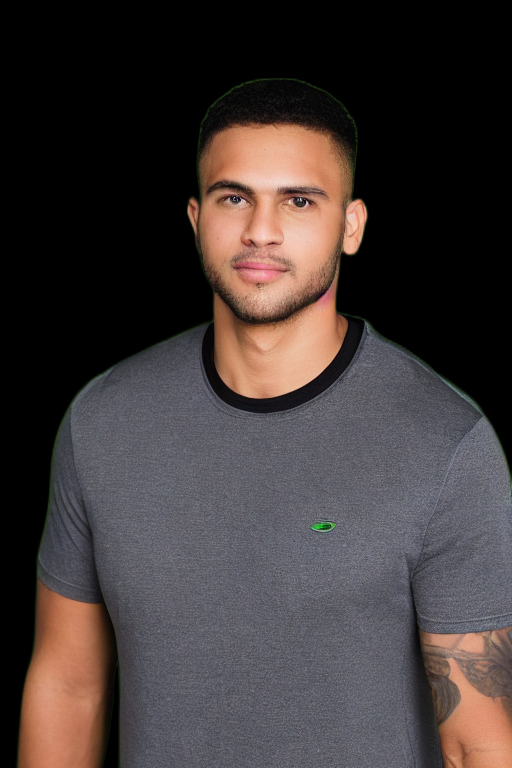
#> input picture src/engine/scenarios/cache/people/person_00.png, 512 x 768 px
$ python -i analyze_combat_screenshots.py   (imports and definitions only)
#> lines starting #> are read from the running program, lines starting #| are printed output that depends on the picture; after the words box and inside, x2 and y2 are one past the last pixel; in counts of white or black regions, pixels touching at a corner belong together
#!/usr/bin/env python3
# Created by Matthew Valancy
# Copyright 2026 Valpatel Software LLC
# Licensed under AGPL-3.0 — see LICENSE for details.
"""Analyze combat test screenshots with multi-model LLM pipeline.

Uses a three-stage pipeline:
1. llava:7b (vision) -- quick description of what's in the screenshot
2. qwen3-vl:8b (vision) -- direct tactical analysis of the image
3. qwen3.5:27b (text) -- deep synthesis from both vision descriptions

Parallelizes across the OllamaFleet (localhost + remote hosts).

Usage:
    python3 scripts/analyze_combat_screenshots.py <screenshot_dir> [options]

Options:
    --model TEXT          Deep analysis model (default: qwen3.5:27b)
    --vision-model TEXT   Vision description model (default: llava:7b)
    --direct-vision TEXT  Direct vision analysis model (default: qwen3-vl:8b)
    --output TEXT         Output directory (default: <screenshot_dir>/analysis/)
    --report              Generate HTML report
    --json                Output JSON analysis
"""

from __future__ import annotations

import argparse
import json
import sys
import time
from concurrent.futures import ThreadPoolExecutor, as_completed
from pathlib import Path

# Add project root to path
sys.path.insert(0, str(Path(__file__).parent.parent))

from tests.lib.ollama_fleet import OllamaFleet

LLAVA_PROMPT = (
    "Describe this tactical satellite map screenshot in detail. "
    "List all visible military units, their colors, positions relative "
    "to buildings and streets, and any combat indicators."
)

QWEN3VL_PROMPT = (
    "Analyze this military tactical display. Rate the defensive positioning "
    "of green friendly units around buildings on a 1-10 scale. Identify gaps "
    "in coverage and approach routes for hostiles."
)

DEEP_PROMPT_TEMPLATE = (
    "Given this tactical situation description from a satellite map:\n\n"
    "{llava_description}\n\n"
    "And this visual analysis:\n\n"
    "{qwen3vl_analysis}\n\n"
    "Provide a comprehensive tactical assessment. Include:\n"
    "1. An overall tactical rating (1-10 scale)\n"
    "2. Coverage assessment of defensive positions\n"
    "3. Identified gaps in the defensive perimeter\n"
    "4. Approach vulnerability analysis (where hostiles could exploit)\n"
    "5. Specific tactical recommendations for improvement\n"
    "6. A brief overall summary\n\n"
    "Format your response as structured analysis with clear headings."
)

IMAGE_EXTENSIONS = {".png", ".jpg", ".jpeg", ".webp"}


# [23 lines left out: functions find_screenshots, _resize_for_vision, not called in this run]


def opencv_analyze(image_path: Path) -> dict:
    """Primary analysis layer: deterministic OpenCV metrics."""
    import cv2
    import numpy as np
    img = cv2.imread(str(image_path))
#> img is the input picture: shape (768, 512, 3); mean B, G, R 55.8, 56.5, 65
    if img is None:
        return {"error": "cannot read image"}

    h, w = img.shape[:2]
#> h = 768; w = 512

    # Green (friendly) detection: #05ffa1 in BGR = (161, 255, 5)
    green_bgr = np.array([161, 255, 5])
    green_lo = np.clip(green_bgr.astype(int) - 50, 0, 255).astype(np.uint8)
    green_hi = np.clip(green_bgr.astype(int) + 50, 0, 255).astype(np.uint8)
    green_mask = cv2.inRange(img, green_lo, green_hi)
#> green_mask: shape (768, 512); every value is 0
    green_contours, _ = cv2.findContours(green_mask, cv2.RETR_EXTERNAL, cv2.CHAIN_APPROX_SIMPLE)
#> green_contours = []
    green_blobs = [c for c in green_contours if cv2.contourArea(c) >= 15]
#> green_blobs = []

    # Red (hostile) detection: #ff2a6d in BGR = (109, 42, 255)
    red_bgr = np.array([109, 42, 255])
    red_lo = np.clip(red_bgr.astype(int) - 60, 0, 255).astype(np.uint8)
    red_hi = np.clip(red_bgr.astype(int) + 60, 0, 255).astype(np.uint8)
    red_mask = cv2.inRange(img, red_lo, red_hi)
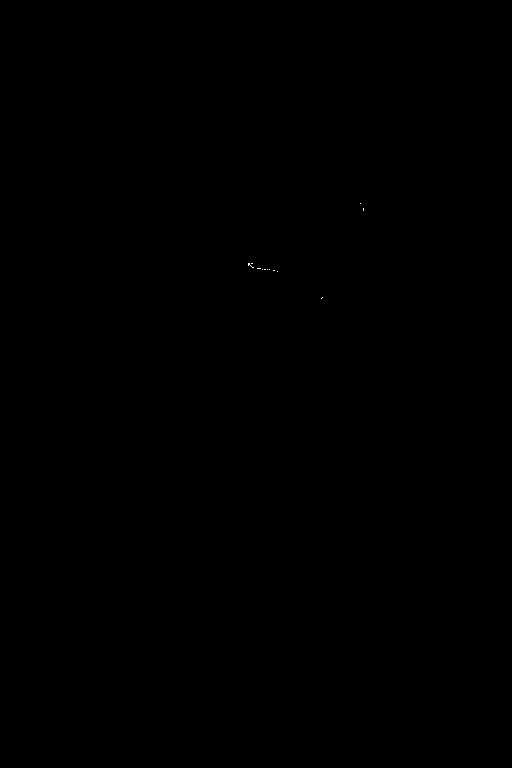
#> red_mask: shape (768, 512); 0.01% white in thin lines or dots, all inside (x1, y1, x2, y2) = (248, 203, 364, 299)
    red_contours, _ = cv2.findContours(red_mask, cv2.RETR_EXTERNAL, cv2.CHAIN_APPROX_SIMPLE)
#> red_contours = 12 contours, all with area under 20
    red_blobs = [c for c in red_contours if cv2.contourArea(c) >= 10]
#> red_blobs = []

    # Spatial spread of green blobs
    green_centers = []
    for c in green_blobs:
        M = cv2.moments(c)
        if M["m00"] > 0:
            green_centers.append((int(M["m10"] / M["m00"]), int(M["m01"] / M["m00"])))
#> this loop made 0 passes
#> after the loop, green_centers = []
    spread = 0
    if len(green_centers) >= 2:
        xs = [p[0] for p in green_centers]
        ys = [p[1] for p in green_centers]
        spread = max(max(xs) - min(xs), max(ys) - min(ys))

    # Map content (non-black pixels in center 50%)
    cx, cy = w // 4, h // 4
#> cx = 128; cy = 192
    center = img[cy:cy + h // 2, cx:cx + w // 2]
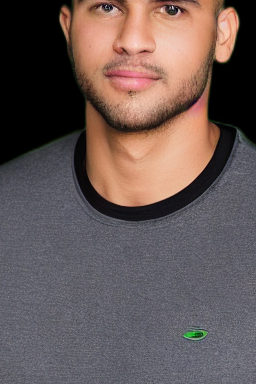
#> center: shape (384, 256, 3); mean B, G, R 85.9, 88.3, 103.5
    gray = cv2.cvtColor(center, cv2.COLOR_BGR2GRAY)
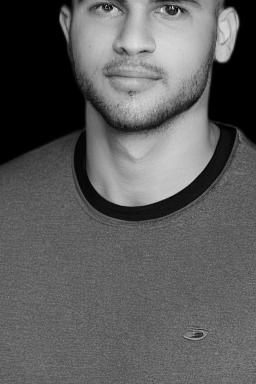
#> gray: shape (384, 256); min 0, max 227, mean 92.6
    content_pct = round(np.count_nonzero(gray > 15) / gray.size * 100, 1)
#> content_pct = 83.3

    return {
        "friendly_count": len(green_blobs),
        "hostile_count": len(red_blobs),
        "friendly_spread_px": spread,
        "map_content_pct": content_pct,
        "image_size": f"{w}x{h}",
        "green_centers": green_centers[:20],
    }


# [435 lines left out: functions run_vision_pass, run_deep_analysis, parse_tactical_rating, parse_deep_analysis, analyze_image, generate_html_report and 1 more, not called in this run]


# [2 lines not run here, left out]

>>> result = opencv_analyze('../src/engine/scenarios/cache/people/person_00.png')
#> result = {'friendly_count': 0, 'hostile_count': 0, 'friendly_spread_px': 0, 'map_content_pct': 83.3, 'image_size': '512x768', 'green_centers': []}

$ run again, on src/engine/scenarios/cache/people/person_02.png
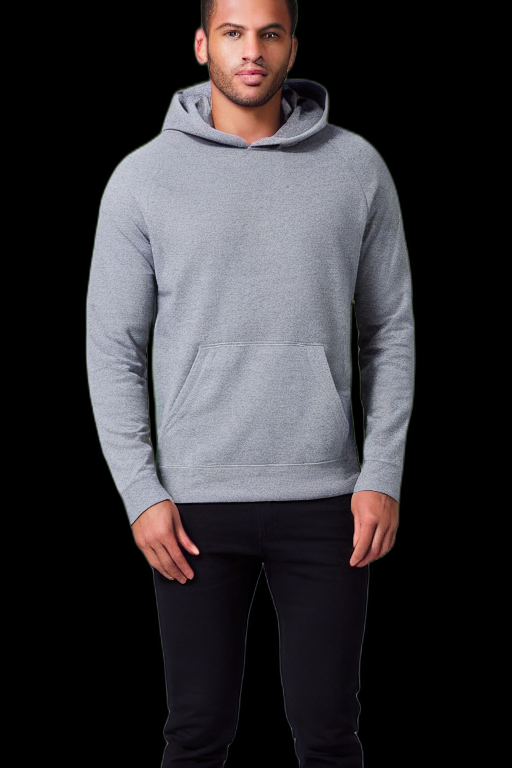
#> input picture src/engine/scenarios/cache/people/person_02.png, 512 x 768 px
#> in opencv_analyze, img is the input picture: shape (768, 512, 3); mean B, G, R 53.5, 50.2, 52.4
#> green_mask: shape (768, 512); every value is 0
#> green_contours = []
#> red_mask: shape (768, 512); 0.01% white in thin lines or dots, all inside (x1, y1, x2, y2) = (187, 39, 252, 545)
#> red_contours = 7 contours, all with area under 20
#> red_blobs = []
#> in opencv_analyze, `center = img[cy:cy + h // 2, cx:cx + w // 2]`:
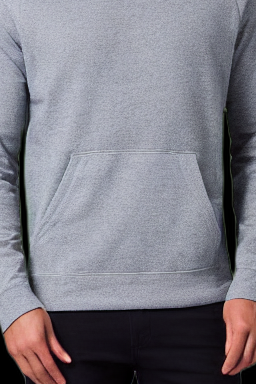
#> center: shape (384, 256, 3); mean B, G, R 133.7, 124.8, 126.9
#> in opencv_analyze, `gray = cv2.cvtColor(center, cv2.COLOR_BGR2GRAY)`:
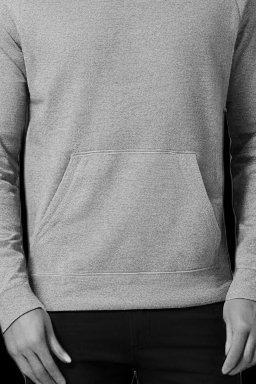
#> gray: shape (384, 256); min 0, max 209, mean 126.4
#> content_pct = 92.7
#> result = {'friendly_count': 0, 'hostile_count': 0, 'friendly_spread_px': 0, 'map_content_pct': 92.7, 'image_size': '512x768', 'green_centers': []}

$ run again, on src/engine/scenarios/cache/people/person_03.png
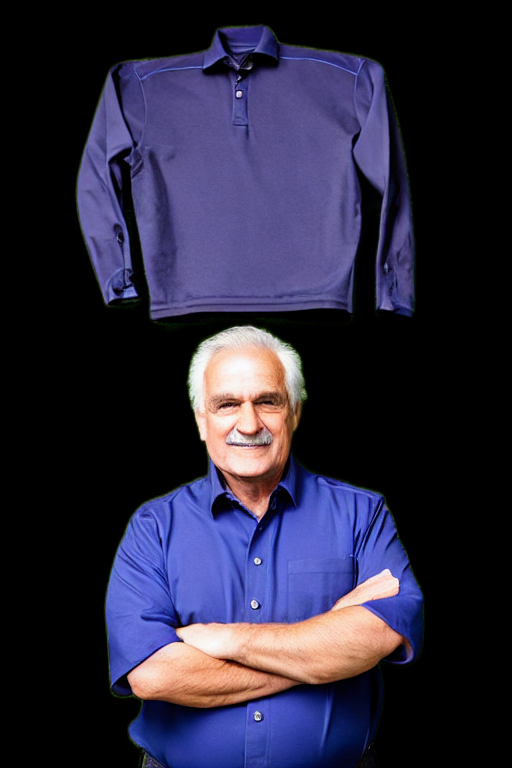
#> input picture src/engine/scenarios/cache/people/person_03.png, 512 x 768 px
#> in opencv_analyze, img is the input picture: shape (768, 512, 3); mean B, G, R 61.9, 39.8, 43
#> green_mask: shape (768, 512); every value is 0
#> green_contours = []
#> red_mask: shape (768, 512); 0% white in thin lines or dots, all inside (x1, y1, x2, y2) = (230, 412, 277, 667)
#> red_contours = 3 contours, all with area under 20
#> red_blobs = []
#> in opencv_analyze, `center = img[cy:cy + h // 2, cx:cx + w // 2]`:
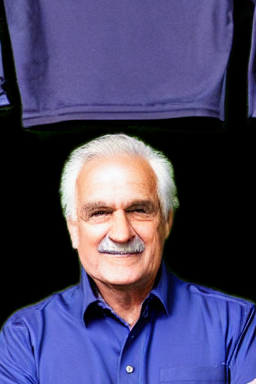
#> center: shape (384, 256, 3); mean B, G, R 103.7, 68.7, 73.3
#> in opencv_analyze, `gray = cv2.cvtColor(center, cv2.COLOR_BGR2GRAY)`:
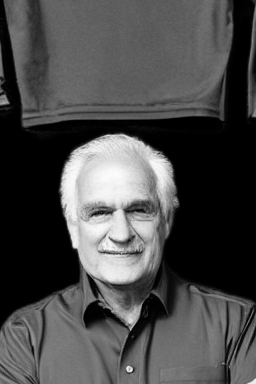
#> gray: shape (384, 256); min 0, max 251, mean 74
#> content_pct = 65.3
#> result = {'friendly_count': 0, 'hostile_count': 0, 'friendly_spread_px': 0, 'map_content_pct': 65.3, 'image_size': '512x768', 'green_centers': []}

$ run again, on src/engine/scenarios/cache/people/person_04.png
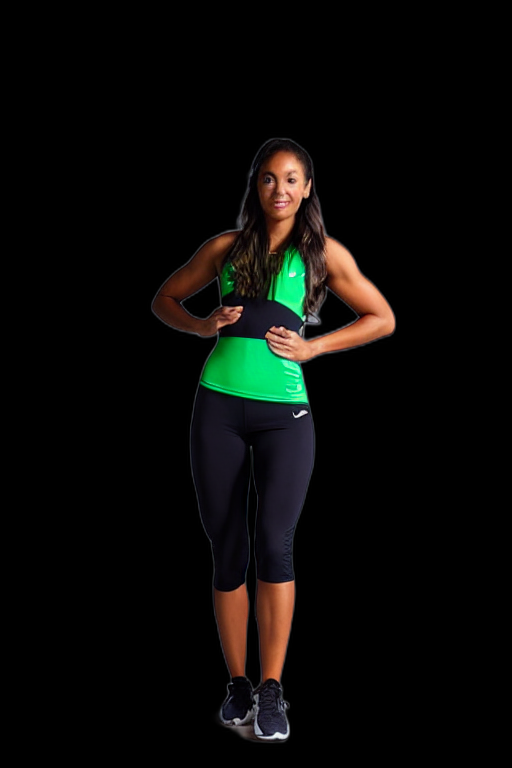
#> input picture src/engine/scenarios/cache/people/person_04.png, 512 x 768 px
#> in opencv_analyze, img is the input picture: shape (768, 512, 3); mean B, G, R 7.5, 9.9, 9.7
#> in opencv_analyze, `green_mask = cv2.inRange(img, green_lo, green_hi)`:
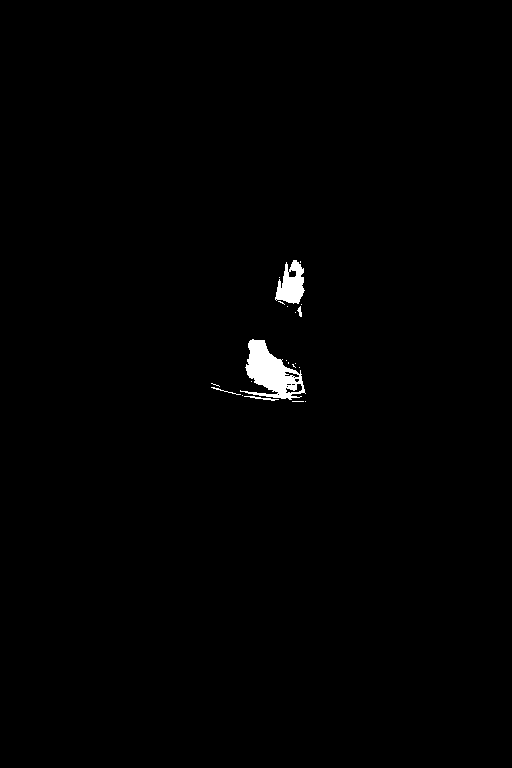
#> green_mask: shape (768, 512); 0.74% white; 21 white regions (16 under 20 px)
#> green_contours = 21 contours, 18 with area under 20; largest, box (x1, y1, x2, y2) and area: (240, 339, 306, 400) 1898, (275, 260, 305, 304) 785, (244, 396, 279, 401) 23
#> green_blobs = 4 contours, 1 with area under 20; largest, box (x1, y1, x2, y2) and area: (240, 339, 306, 400) 1898, (275, 260, 305, 304) 785, (244, 396, 279, 401) 23
#> red_mask: shape (768, 512); 0% white in thin lines or dots, all inside (x1, y1, x2, y2) = (271, 207, 364, 677)
#> red_contours = 6 contours, all with area under 20
#> red_blobs = []
#> the loop in opencv_analyze, `for c in green_blobs:` made 4 passes
#> after the loop in opencv_analyze, `for c in green_blobs:`: green_centers = [(262, 397), (271, 372), (299, 311), (291, 284)]
#> xs = [262, 271, 299, 291]
#> ys = [397, 372, 311, 284]
#> spread = 113
#> in opencv_analyze, `gray = cv2.cvtColor(center, cv2.COLOR_BGR2GRAY)`:
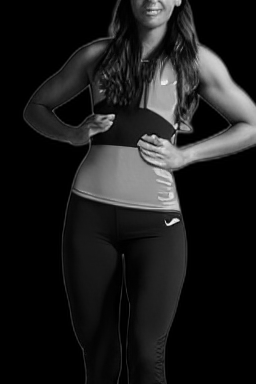
#> gray: shape (384, 256); min 0, max 243, mean 28.4
#> content_pct = 37.1
#> result = {'friendly_count': 4, 'hostile_count': 0, 'friendly_spread_px': 113, 'map_content_pct': 37.1, 'image_size': '512x768', 'green_centers': [(262, 397), (271, 372), (299, 311), (291, 284)]}
